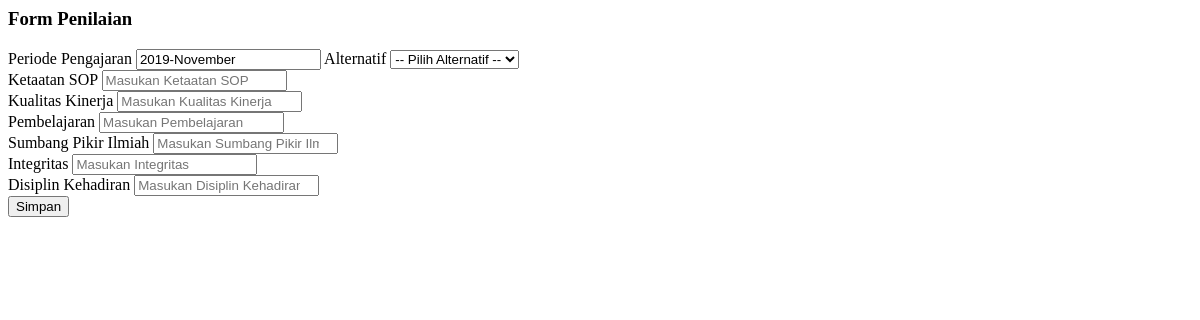
Screenshot of /page/alternatif/index.php?ta=2019-November with the database file from the repository.
### tables this page shows
CREATE TABLE `kriteria` (
  `id_kriteria` int(11) NOT NULL,
  `kriteria` varchar(125) NOT NULL,
  `seo` varchar(50) NOT NULL
);

### page/alternatif/index.php (the view, shortened to what this page needs)
<?php
if (isset($_GET['ta'])) {
?>
  <div class="row">
    <div class="col-md-8">
      <div class="box box-primary">
        <div class="box-header with-border">
          <h3 class="box-title">Form Penilaian</h3>
        </div>
        <form role="form" method="post">
          <div class="box-body">
            <div class="form-group">
              <label for="exampleInputEmail1">Periode Pengajaran</label>
              <input type="text" class="form-control" name="ta" value="<?php echo $_GET['ta']; ?>" required readonly>
              <label for="exampleInputEmail1">Alternatif</label>
              <select name="NIP" id="" class="form-control" required>
                <option disabled selected>-- Pilih Alternatif --</option>
              </select>
            </div>
            <?php
            $sql = "select * from kriteria";
            $query = mysqli_query($con, $sql);
            while ($row = mysqli_fetch_assoc($query)) :
            ?>
              <div class="form-group">
                <label for="exampleInputEmail1"><?= $row['kriteria'] ?></label>
                <?php if (preg_match("/status/i", $row['kriteria'])) { ?>
                  <input type="text" class="form-control" id="exampleInputEmail1" placeholder="Masukan <?= $row['kriteria'] ?>" name="kriteria<?= $row['id_kriteria'] ?>" required value='5' readonly>
                  <?php } else {
                  $sql2 = "select * from desc_kriteria where id_kriteria='$row[id_kriteria]'";
                  $query2 = mysqli_query($con, $sql2);
                  $jumlah = mysqli_num_rows($query2);
                  if ($jumlah > 0) {
                  ?>
                    <select class="form-control" name="kriteria<?= $row['id_kriteria'] ?>" required>
                      <?php
                      while ($row2 = mysqli_fetch_assoc($query2)) {
                        echo "<option value='$row2[nilai]'>$row2[deskripsi]</option>";
                      }
                      ?>
                    </select>
                  <?php
                  } else {
                  ?>
                    <input type="number" class="form-control" id="exampleInputEmail1" placeholder="Masukan <?= $row['kriteria'] ?>" name="kriteria<?= $row['id_kriteria'] ?>" required>
                <?php
                  }
                }
                ?>
              </div>
            <?php endwhile; ?>
          </div>
          <div class="box-footer">
            <button type="submit" class="btn btn-primary" name="simpan">Simpan</button>
          </div>
        </form>
      </div>
    </div>
  </div>
<?php
}
?>

### rows the page displays
kriteria: kriteria "Ketaatan SOP", kriteria1 "Masukan Ketaatan SOP"
kriteria: kriteria "Kualitas Kinerja", kriteria2 "Masukan Kualitas Kinerja"
kriteria: kriteria "Pembelajaran", kriteria3 "Masukan Pembelajaran"
kriteria: kriteria "Sumbang Pikir Ilmiah", kriteria4 "Masukan Sumbang Pikir Ilmiah"
kriteria: kriteria "Integritas", kriteria "Masukan Integritas"
kriteria: kriteria "Disiplin Kehadiran", kriteria "Masukan Disiplin Kehadiran"
